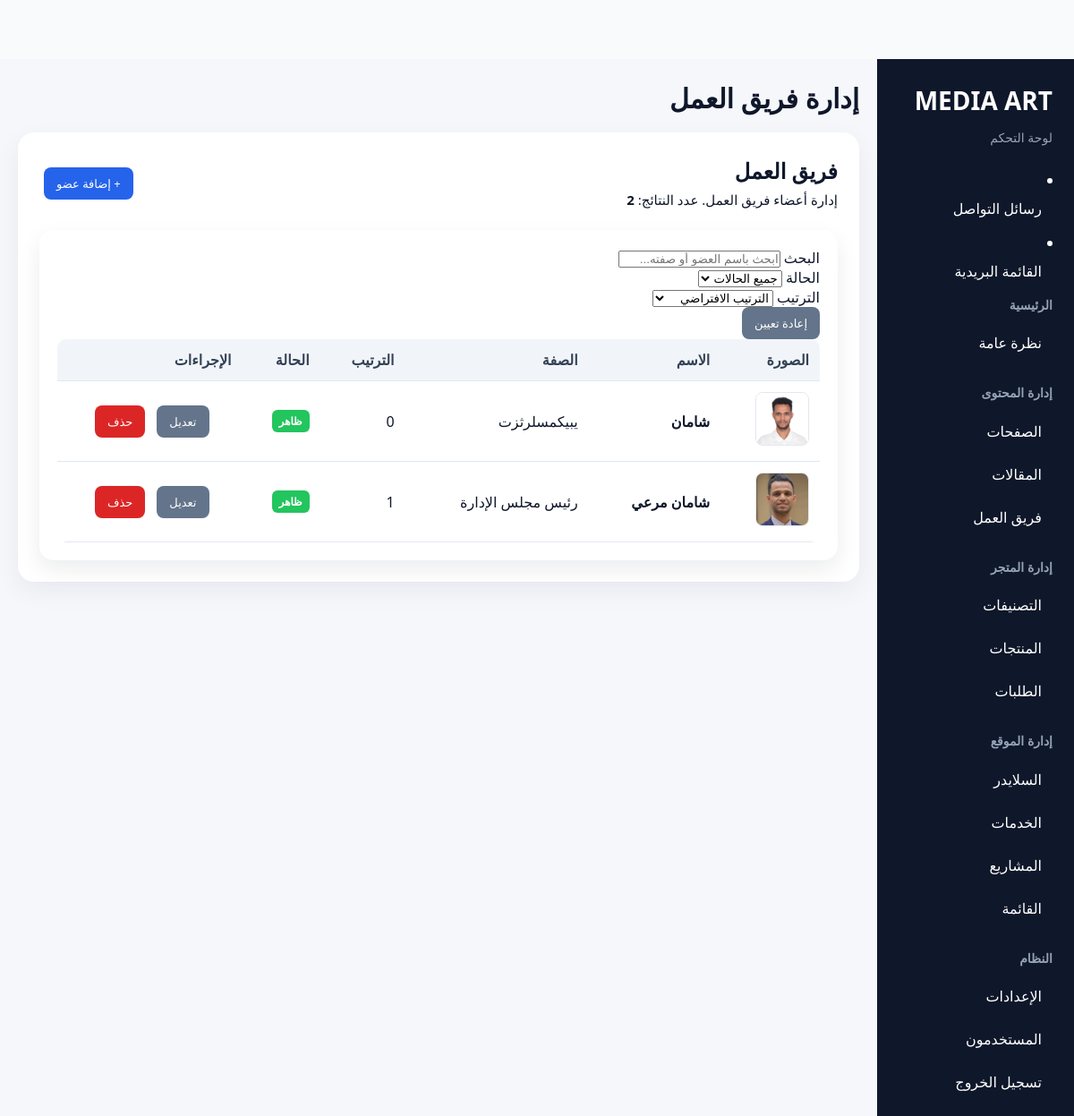
Page /dash770813890/team (signed in) on the earlier database version.
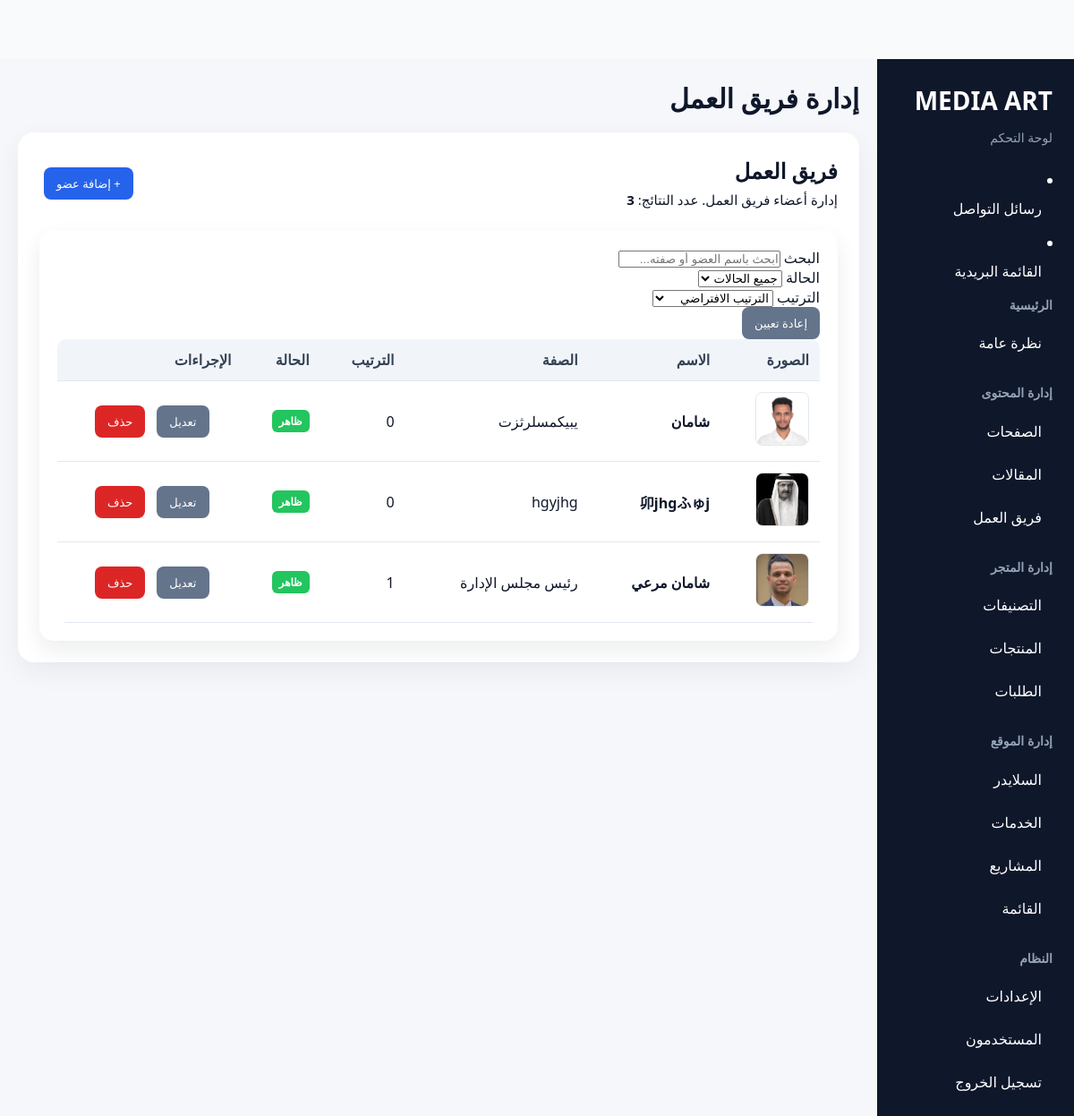
Same page on the later database version.
### app/models/team_member.py (models this page shows, shortened)
class TeamMember(db.Model):
    __tablename__ = "team_members"
    id = db.Column(db.Integer, primary_key=True)
    name_ar = db.Column(db.String(150), nullable=False)
    slug_ar = db.Column(db.String(150), unique=True, nullable=False)
    job_title_ar = db.Column(db.String(150), nullable=True)
    short_bio_ar = db.Column(db.Text, nullable=True)
    full_bio_ar = db.Column(db.Text, nullable=True)
    name_en = db.Column(db.String(150), nullable=True)
    slug_en = db.Column(db.String(150), unique=True, nullable=True)
    job_title_en = db.Column(db.String(150), nullable=True)
    short_bio_en = db.Column(db.Text, nullable=True)
    full_bio_en = db.Column(db.Text, nullable=True)
    name_ja = db.Column(db.String(150), nullable=True)
    slug_ja = db.Column(db.String(150), unique=True, nullable=True)
    job_title_ja = db.Column(db.String(150), nullable=True)
    short_bio_ja = db.Column(db.Text, nullable=True)
    full_bio_ja = db.Column(db.Text, nullable=True)
    name = db.Column(db.String(150), nullable=False)
    slug = db.Column(db.String(150), unique=True, nullable=False)
    job_title = db.Column(db.String(150), nullable=True)
    short_bio = db.Column(db.Text, nullable=True)
    full_bio = db.Column(db.Text, nullable=True)
    image = db.Column(db.String(255), nullable=True)
    display_order = db.Column(db.Integer, nullable=False, default=0)
    is_active = db.Column(db.Boolean, nullable=False, default=True)
    show_on_home = db.Column(db.Boolean, default=False)

### app/routes/admin.py (the view)
@admin_bp.route("/team")
@admin_required
def team_list():
    members = TeamMember.query.order_by(TeamMember.display_order.asc(), TeamMember.id.asc()).all()
    return render_template("admin/team_list.html", members=members)

### app/routes/admin.py (called while the page is built)
def admin_required(f):
    @wraps(f)
    def decorated_function(*args, **kwargs):
        if not current_user.is_authenticated:
            return redirect(url_for("auth.login"))
        if current_user.role != "admin":
            flash("ليس لديك صلاحية للوصول إلى هذه الصفحة", "error")
            return redirect(url_for("admin.dashboard"))
        return f(*args, **kwargs)
    return decorated_function

### app/templates/admin/team_list.html (shortened to what this page needs)
{% extends "admin/base.html" %}
{% block admin_page_title %}إدارة فريق العمل{% endblock %}
{% block content %}
<div class="admin-page-head">
    <div>
        <h2>فريق العمل</h2>
        <p>
            إدارة أعضاء فريق العمل.
            عدد النتائج:
            <strong id="teamResultsCount">{{ members|length }}</strong>
        </p>
    </div>
    <div class="admin-actions">
        <a
            href="{{ url_for('admin.create_team_member') }}"
            class="admin-btn admin-btn-primary"
        >
            + إضافة عضو
        </a>
    </div>
</div>
<div class="page-card">
    <div class="admin-filters">
        <div class="admin-filter-group admin-filter-search">
            <label for="teamSearch">البحث</label>
            <input
                type="search"
                id="teamSearch"
                class="admin-input"
                placeholder="ابحث باسم العضو أو صفته..."
                autocomplete="off"
            >
        </div>
        <div class="admin-filter-group">
            <label for="teamStatusFilter">الحالة</label>
            <select id="teamStatusFilter" class="admin-select">
                <option value="">جميع الحالات</option>
            </select>
        </div>
        <div class="admin-filter-group">
            <label for="teamOrderFilter">الترتيب</label>
            <select id="teamOrderFilter" class="admin-select">
                <option value="">الترتيب الافتراضي</option>
            </select>
        </div>
        <div class="admin-filter-group admin-filter-button">
            <button
                type="button"
                id="resetTeamFilters"
                class="admin-btn admin-btn-secondary"
            >
                إعادة تعيين
            </button>
        </div>
    </div>
    <div class="admin-table-wrapper">
        <table class="admin-table">
            <thead>
                <tr>
                    <th>الصورة</th>
                    <th>الاسم</th>
                    <th>الصفة</th>
                    <th>الترتيب</th>
                    <th>الحالة</th>
                    <th>الإجراءات</th>
                </tr>
            </thead>
            <tbody id="teamTableBody">
                {% for member in members %}
                {% set member_status = 'active' if member.is_active else 'inactive' %}
                {% set member_name = member.name or '' %}
                {% set member_job = member.job_title or '' %}
                {% set member_order = member.display_order if member.display_order is not none else 0 %}
                <tr
                    class="team-row"
                    data-name="{{ member_name|lower }}"
                    data-job="{{ member_job|lower }}"
                    data-status="{{ member_status }}"
                    data-order="{{ member_order }}"
                >
                    <td>
                        {% if member.image %}
                            <img
                                src="{{ url_for('static', filename='uploads/' + member.image) }}"
                                class="admin-table-img"
                                alt="{{ member_name }}"
                            >
                        {% else %}
                            -
                        {% endif %}
                    </td>
                    <td>
                        <strong>{{ member_name or "-" }}</strong>
                    </td>
                    <td>
                        {{ member_job or "-" }}
                    </td>
                    <td>
                        {{ member_order }}
                    </td>
                    <td>
                        {% if member.is_active %}
                            <span class="status-badge status-completed">
                                ظاهر
                            </span>
                        {% else %}
                            <span class="status-badge status-unpaid">
                                مخفي
                            </span>
                        {% endif %}
                    </td>
                    <td>
                        <div class="admin-actions">
                            <a
                                href="{{ url_for('admin.edit_team_member', member_id=member.id) }}"
                                class="admin-btn admin-btn-secondary"
                            >
                                تعديل
                            </a>
                            <a
                                href="{{ url_for('admin.delete_team_member', member_id=member.id) }}"
                                class="admin-btn admin-btn-danger js-confirm-delete"
                                data-confirm-message="هل أنت متأكد من حذف هذا العضو؟"
                            >
                                حذف
                            </a>
                        </div>
                    </td>
                </tr>
                {% endfor %}
            </tbody>
        </table>
    </div>
</div>
{% endblock %}

### app/templates/admin/base.html (shortened to what this page needs)
<!DOCTYPE html>
<html lang="ar" dir="rtl">
<head>
    <link rel="stylesheet" href="{{ url_for('static', filename='css/style.css') }}">
    <link rel="stylesheet" href="{{ url_for('static', filename='css/admin.css') }}?v=7">
</head>
<body>
<div class="admin-layout">
    <aside class="admin-sidebar" id="adminMobileSidebar">
        <div class="admin-sidebar-brand">
            <h2>MEDIA ART</h2>
            <p>لوحة التحكم</p>
            <li>
    <a href="{{ url_for('admin.contact_messages') }}">
        رسائل التواصل
    </a>
    <li>
    <a href="{{ url_for('admin.subscribers_list') }}">
        القائمة البريدية
    </a>
</li>
</li>
        </div>
        <div class="admin-sidebar-section">
            <h3>الرئيسية</h3>
            <a href="{{ url_for('admin.dashboard') }}">نظرة عامة</a>
        </div>
        <div class="admin-sidebar-section">
            <h3>إدارة المحتوى</h3>
            <a href="{{ url_for('admin.pages_list') }}">الصفحات</a>
            <a href="{{ url_for('admin.posts_list') }}">المقالات</a>
            <a href="{{ url_for('admin.team_list') }}">فريق العمل</a>
        </div>
        <div class="admin-sidebar-section">
            <h3>إدارة المتجر</h3>
            <a href="{{ url_for('admin.categories_list') }}">التصنيفات</a>
            <a href="{{ url_for('admin.products_list') }}">المنتجات</a>
            <a href="{{ url_for('admin.orders_list') }}">الطلبات</a>
        </div>
        <div class="admin-sidebar-section">
            <h3>إدارة الموقع</h3>
            <a href="{{ url_for('admin.home_sections_list') }}">السلايدر</a>
            <a href="{{ url_for('admin.services_list') }}">الخدمات</a>
            <a href="{{ url_for('admin.projects_list') }}">المشاريع</a>
            <a href="{{ url_for('admin.menu_list') }}">القائمة</a>
        </div>
        <div class="admin-sidebar-section">
            <h3>النظام</h3>
            <a href="{{ url_for('admin.settings') }}">الإعدادات</a>
            <a href="{{ url_for('admin.users_list') }}">المستخدمون</a>
            <a href="{{ url_for('auth.logout') }}">تسجيل الخروج</a>
        </div>
    </aside>
    <main class="admin-main">
        <div class="admin-topbar">
            <h1>{% block admin_page_title %}لوحة التحكم{% endblock %}</h1>
        </div>
        <div class="admin-content-card">
            {% block content %}{% endblock %}
        </div>
    </main>
</div>
</body>
</html>

### app/static/css/admin.css (style rules this page uses)
body { margin: 0; font-family: system-ui, sans-serif; background: #f8fafc; color: #0f172a; direction: rtl; }
.admin-layout { display: flex; min-height: 100vh; }
.admin-sidebar { width: 260px; background: #0f172a; color: white; padding: 24px; flex-shrink: 0; }
.admin-sidebar h2 { margin-top: 0; }
.admin-sidebar a { display: block; color: white; text-decoration: none; padding: 10px 12px; margin-bottom: 6px; border-radius: 8px; }
.admin-main { flex: 1; padding: 35px; min-width: 0; }
.admin-topbar { margin-bottom: 20px; }
.page-card { background: white; padding: 24px; border-radius: 16px; box-shadow: 0 10px 25px rgba(15,23,42,0.08); overflow-x: auto; }
.admin-page-head { display: flex; justify-content: space-between; align-items: center; gap: 12px; margin-bottom: 20px; }
.admin-btn { display: inline-flex; align-items: center; justify-content: center; padding: 9px 14px; border-radius: 8px; text-decoration: none; border: none; cursor: pointer; white-space: nowrap; }
.admin-btn-primary { background: #2563eb; color: white; }
.admin-btn-danger { background: #dc2626; color: white; }
.admin-table { width: 100%; border-collapse: collapse; min-width: 720px; }
.admin-table th, .admin-table td { padding: 12px; border-bottom: 1px solid #e2e8f0; text-align: right; }
.form-control, input, textarea, select { max-width: 100%; box-sizing: border-box; }
.admin-actions { display: flex; align-items: center; justify-content: center; gap: 8px; white-space: nowrap; }
.admin-layout { align-items: stretch; }
.admin-sidebar { width: 220px; box-sizing: border-box; }
.admin-main { flex: 1; width: calc(100% - 220px); min-width: 0; padding: 20px; box-sizing: border-box; }
.admin-topbar { margin-bottom: 14px; }
.admin-topbar h1 { margin: 0; }
.page-card { width: 100%; max-width: none; padding: 20px; box-sizing: border-box; overflow-x: auto; }
.admin-table { width: 100%; }
.admin-table-wrapper { width: 100%; overflow-x: auto; }

### app/static/css/parts/final-shop.css (style rules this page uses)
:root { --shop-header-offset: 72px; }
:root { --global-header-height: 66px; }
body { padding-top: var(--global-header-height); }

### app/static/css/parts/final-home.css (style rules this page uses)
* { margin: 0; padding: 0; box-sizing: border-box; }
h1, h2, h3, p { line-height: 1.6; word-break: break-word; }
p { font-size: 15px; line-height: 1.8; }
html { scroll-behavior: smooth; }

Differences in the rows shown:
added TeamMember: image (picture), name "卯jhgふゅj", job_title "hgyjhg", member_order "0", is_active "ظاهر"
Other differences:
{{ members|length }}: "2" → "3"
